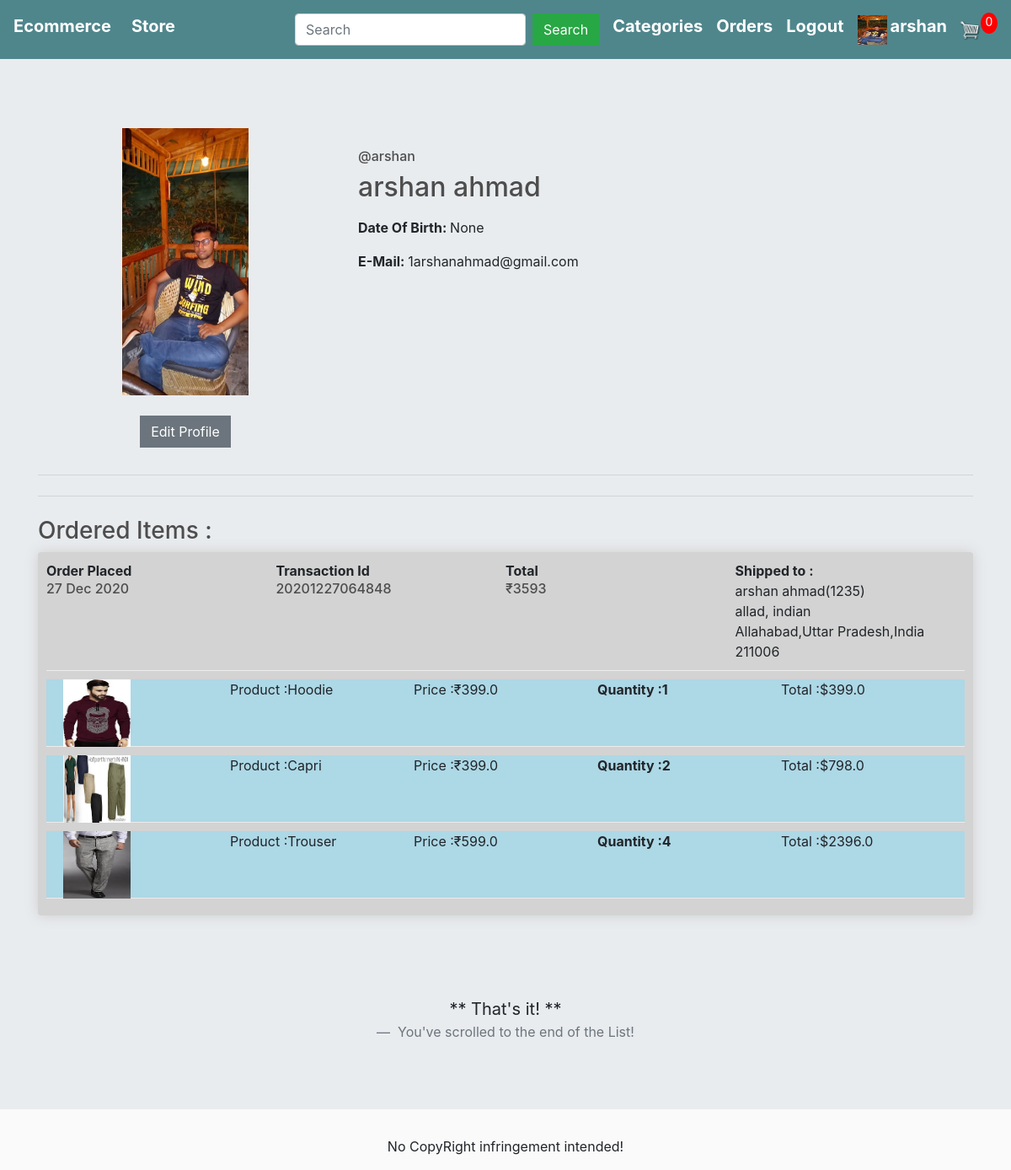
Screenshot of /profilepage/arshan/ (signed in) with the database file from the repository.
### accounts/models.py (models this page shows, shortened)
class Profile(models.Model):
    user = models.OneToOneField(User,on_delete=models.CASCADE)
    dob = models.DateField(null=True,blank=True)
    photo = models.ImageField(null=True,blank=True)

### store/models.py (models this page shows, shortened)
class FullOrder(models.Model):
    user = models.ForeignKey(User,on_delete=models.CASCADE,null=True)
    recepient_fullname = models.CharField(max_length=100, null=True, blank=False)
    phone_no = models.IntegerField(null=True, blank=False)
    address_line1 = models.CharField(max_length=200, null=True, blank=False)
    address_line2 = models.CharField(max_length=100, null=True, blank=True)
    city = models.CharField(max_length=200, null=True,blank=False)
    state = models.CharField(max_length=200, null=True,blank=False)
    country = models.CharField(max_length=100, null=True, blank=False)
    zipcode = models.CharField(max_length=200, null=True,blank=False)
    amount = models.IntegerField(null=True,blank=True)
    transaction_id = models.CharField(max_length=100,null=True,blank=False)
    date_ordered = models.DateTimeField(auto_now_add=True,null=True,blank=True)

class Purchased_item(models.Model):
    user = models.ForeignKey(User,on_delete=models.CASCADE,null=True)
    order = models.ForeignKey(FullOrder,on_delete=models.CASCADE,null=True)
    quantity = models.IntegerField(default=0, blank=True, null=True)
    name = models.CharField(max_length=100, blank=False, name=False)
    price = models.FloatField(blank=False, null=True)
    image = models.ImageField(null=True, blank=True)
    description = models.TextField(null=True, blank=True)
    @property
    def get_imageURL(self):
        try:
            url = self.image.url
        except:
            url = ''
        return url
    @property
    def get_total(self):
        total = self.price * self.quantity
        return total

### accounts/views.py (the view)
# urls.py: path('profilepage/<str:username>/',views.profilepage,name='profilepage'),
def profilepage(request,username):
    if not request.user.is_authenticated:
        return HttpResponseRedirect(reverse('user_login'))
    total_item_cart = 0
    if request.user.is_authenticated:
        items = OrderItem.objects.filter(user=request.user)
        for item in items:
            total_item_cart += item.quantity
    user = User.objects.get(username=username)
    profile = Profile.objects.all()
    orders = FullOrder.objects.filter(user=request.user).order_by('-date_ordered')
    ordered = []
    for order in orders:
        tt = []
        items = Purchased_item.objects.filter(order = order)
        for item in items:
            tt.append(item)
        ordered.append({'order':order , 'items':tt})
    product_categories = ProductCategories.objects.all()
    context = {
        'product_categories': product_categories,
        'ordered' : ordered,
        'profile' : profile,
        'user' : user,
        'total_item_cart' : total_item_cart,
    }
    return render(request,'accounts/profilepage.html',context)

### accounts/templates/accounts/profilepage.html
{% extends 'store/main.html' %}
{% block content %}
    <div class="row my-2">
		<div class="col-lg-4 order-lg-1 text-center">
			{% if request.user.profile.photo %}
				<img src="{{ user.profile.photo.url }}" class="mx-auto img-fluid img-circle d-block" alt="avatar" width="150" height="150">
			{% else %}
				<img src="http://127.0.0.1:8000/static/images/default.png" class="mx-auto img-fluid img-circle d-block" alt="avatar" width="150" , height="150">
			{% endif %}
            {% if request.user.is_authenticated %}
				{% if request.user == user %}
					<br>
					<a class="btn btn-secondary mb-2" href="{% url 'edit_profile' %}">Edit Profile</a>
				{% endif %}
			{% endif %}
        </div>
        <div class="col-lg-8 order-lg-2">
            <div class="tab-content py-4">
                <div class="tab-pane active" id="profile">
					<h6>@{{user.username}}</h6>
                    <h2 class="mb-3">{{user.first_name}} {{user.last_name}}</h2>
                    <div class="row">
                        <div class="col-md-6">
							<p><strong>Date Of Birth: </strong>{{user.profile.dob}}</p>
							<p><strong>E-Mail: </strong>{{user.email}}</p>
                        </div>
                    </div>
                </div>
            </div>
        </div>
	</div>
	<hr class="my-4">
	<hr class="my-4">
	<h3>Ordered Items : </h3>
	<div>
		{% if request.user.is_authenticated %}
			{% for order in ordered %}
				<div class="box-element" style="background-color: lightgray" ">
						<div class="cart-row">
							<div style="flex:1">
								<strong>Order Placed</strong>
								<h6>{{ order.order.date_ordered | date:"d M Y"}} </h6>
							</div>
							<div style="flex:1">
								<strong>Transaction Id</strong>
								<h6>{{order.order.transaction_id}}</h6>
							</div>
							<div style="flex:1">
								<strong>Total</strong>
								<h6>&#8377;{{order.order.amount}}</h6>
							</div>
							<div style="flex:1">
								<strong>Shipped to :</strong>
								<div>{{order.order.recepient_fullname}}({{order.order.phone_no}})</div>
								<div>{{order.order.address_line1}}, {{order.order.address_line2}}</div>
								<div>{{order.order.city}},{{order.order.state}},{{order.order.country}}</div>
								<div>{{order.order.zipcode}}</div>
							</div>
						</div>
					{% for item in order.items %}
						<div class="cart-row" style="background-color: lightblue;height: 80px">
							<div style="flex:1"><img style="width: 80px; height: 80px;margin-left: 20px" class="row-image" src="{{item.get_imageURL}}"></div>
							<div style="flex:1"><p>Product :{{item.name}}</p></div>
							<div style="flex:1"><p>Price :&#8377;{{item.price}}</p></div>
							<div style="flex:1">
								<p class="quantity">Quantity :{{item.quantity}}</p>
							</div>
							<div style="flex:1"><p>Total :${{item.get_total}}</p></div>
						</div>
					{% endfor %}
				</div>
				<br>
			{% endfor %}
			<br>
		{% endif %}
	</div>
	<br><br>
	<blockquote class="blockquote text-center">
		<p class="mb-0">** That's it! **</p>
		<footer class="blockquote-footer"> You've scrolled to the end of the List!</footer>
	</blockquote>
{% endblock %}

### store/templates/store/main.html (shortened to what this page needs)
<!DOCTYPE html>
{% load static %}
<html>
<head>
	<link rel="stylesheet" href="https://stackpath.bootstrapcdn.com/bootstrap/4.4.1/css/bootstrap.min.css">
	<link rel="stylesheet" href="https://maxcdn.bootstrapcdn.com/bootstrap/4.0.0/css/bootstrap.min.css">
	<link rel="stylesheet" href="https://cdnjs.cloudflare.com/ajax/libs/font-awesome/5.14.0/css/all.min.css" />
	<link rel="stylesheet" type="text/css" href="{% static 'store/css/main.css' %}">
</head>
<body>
	<nav class="navbar navbar-expand-lg navbar-dark bg-dark">
	  <h5><strong><a class="navbar-brand" href="{% url 'store' %}" style="color: white">Ecommerce</a></strong></h5>
	  <div class="collapse navbar-collapse" id="navbarSupportedContent">
	    <ul class="navbar-nav mr-auto">
	      <li class="nav-item active">
	        <h5><strong><a class="nav-link" href="{% url 'store' %}" style="color: white">Store <span class="sr-only">(current)</span></a></strong></h5>
	      </li>
	    </ul>
	    <div class="form-inline my-2 my-lg-0">
	    	<form method="get" action="{% url 'search' %}" class="form-inline my-2 my-lg-0">
					<input type="search" name="search" aria-label="Search" placeholder="Search" class="form-control mr-sm-2">
					<button class="btn btn-success my-2 mr-sm-3" type="submit">Search</button>
			</form>
			<div class="dropdown mr-sm-3">
					  <h5><strong><a style="color: white">Categories</a></strong></h5>
			</div>
	    	{% if request.user.is_authenticated %}
	     		<h5 class="mr-sm-3"><strong><a href="{% url 'order_details' %}" style="color: white">Orders</a></strong></h5>
	     		<h5 class="mr-sm-3"><strong><a href="{% url 'user_logout' %}" style="color: white">Logout</a></strong></h5>
	     		{% if request.user.profile.photo %}
					<a href="{% url 'profilepage' username=user.username %}"><img class="mr-sm-1" src="{{ request.user.profile.photo.url }}" width="35" height="35"></a>
				{% else %}
					<a href="{% url 'profilepage' username=user.username %}"><img class="mr-sm-1" src="/static/images/default.png" width="35" , height="35"></a>
				{% endif %}
		    	<h5><strong><a href="{% url 'profilepage' username=request.user.username %}" style="color: white">{{request.user.username}}</a></strong></h5>
	     	{% else %}
	     		<h5 class="mr-sm-3"><strong><a href="{% url 'user_login' %}" style="color: white">Login</a></strong></h5>
	     		<div>
		     		<h5 class="mr-sm-3"><strong><a href="{% url 'register' %}" style="color: white">SignUp</a></strong></h5>
	     		</div>
	     	{% endif %}
	     	<a href="{% url 'cart' %}">
	    		<img  id="cart-icon" src="{% static 'images/cart.png' %}">
	    	</a>
	    	<p id="cart-total">{{total_item_cart}}</p>
	    </div>
	  </div>
	</nav>
	<div class="jumbotron jumbotron-fluid">
		<div class="container container-fluid">
			{% block content %}
			{% endblock %}
		</div>
	</div>
	<footer class="footer">
		<p style="text-align: center;">No CopyRight infringement intended!</p>
	</footer>
</body>
</html>

### static/store/css/main.css (style rules this page uses)
body { background-color: hsl(0, 0%, 98%); }
h1,h2,h3,h4,h5,h6 { color:hsl(0, 0%, 30%); }
.box-element { box-shadow:hsl(0, 0%, 80%) 0 0 16px; background-color: #fff; border-radius: 4px; padding: 10px; }
.bg-dark { background-color: #4f868c!important; }
#cart-icon { width:25px; display: inline-block; margin-left: 15px; }
#cart-total { display: block; text-align: center; color:#fff; background-color: red; width: 20px; height: 25px; border-radius: 50%; font-size: 14px; }
.col-lg-4, .col-lg-6, .col-lg-8, .col-lg-12 { margin-top: 10px; }
.btn { border-radius: 0; }
.row-image { width: 100px; }
.cart-row { display: flex; align-items: flex-stretch; padding-bottom: 10px; margin-bottom: 10px; border-bottom: 1px solid #ececec; }
.quantity { display: inline-block; font-weight: 700; padding-right:10px; }

### store/templates/store/main.html (style rules this page uses)
.dropdown { position: relative; display: inline-block; }

### rows the page displays
FullOrder: order.date_ordered "27 Dec 2020", order.transaction_id "20201227064848", order.amount "3593", order.recepient_fullname "arshan ahmad", order.phone_no "1235", order.address_line1 "allad", order.address_line2 "indian", order.city "Allahabad", order.state "Uttar Pradesh", order.country "India", order.zipcode "211006"
Purchased_item: get_imageURL (picture), name "Hoodie", price "399.0", quantity "1", get_total "399.0"
Purchased_item: get_imageURL (picture), name "Capri", price "399.0", quantity "2", get_total "798.0"
Purchased_item: get_imageURL (picture), name "Trouser", price "599.0", quantity "4", get_total "2396.0"

### other values shown
{{ request.user.username }} "arshan"
{{ total_item_cart }} "0"
{{ user.username }} "arshan"
{{ user.first_name }} "arshan"
{{ user.last_name }} "ahmad"
{{ user.profile.dob }} "None"
{{ user.email }} "1arshanahmad@gmail.com"
